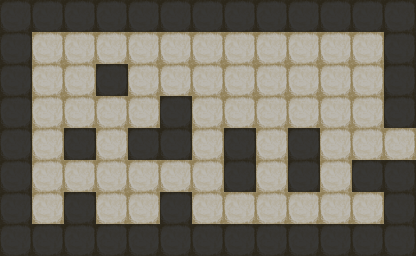

Rendered tile map (Tiled .tmx) drawn with the repository's tilesets; below, a short description and the map source with its tile grids summarised:
An orthogonal 13x8 tile map with 32x32 px tiles, 2 tile layers (Ground, Wall) and 15 objects (10x box, 3x organ, goal, spawn).

<map version="1.10" tiledversion="1.11.0" orientation="orthogonal" renderorder="right-down" width="13" height="8" tilewidth="32" tileheight="32" infinite="0" nextlayerid="5" nextobjectid="22">
 <tileset firstgid="1" source="tileset_duat.tsx" />
 <layer id="3" name="Ground" width="13" height="8">
  <data>[104 cells, 67 non-empty, 1 distinct tile ids]</data>
 </layer>
 <layer id="1" name="Wall" width="13" height="8">
  <data>[104 cells, 49 non-empty, 1 distinct tile ids]</data>
 </layer>
 <objectgroup id="2" name="GameObjects">
  <object id="6" name="box" gid="9" x="96" y="64" width="32" height="32" />
  <object id="7" name="box" gid="9" x="64" y="192" width="32" height="32" />
  <object id="8" name="box" gid="9" x="64" y="128" width="32" height="32" />
  <object id="9" name="box" gid="9" x="128" y="224" width="32" height="32" />
  <object id="10" name="box" gid="9" x="160" y="192" width="32" height="32" />
  <object id="11" name="box" gid="9" x="160" y="96" width="32" height="32" />
  <object id="12" name="box" gid="9" x="160" y="64" width="32" height="32" />
  <object id="13" name="goal" gid="5" x="384" y="160" width="32" height="32" />
  <object id="14" name="box" gid="9" x="288" y="224" width="32" height="32" />
  <object id="15" name="box" gid="9" x="256" y="128" width="32" height="32" />
  <object id="16" name="box" gid="9" x="256" y="64" width="32" height="32" />
  <object id="17" name="organ" gid="13" x="224" y="128" width="32" height="32" />
  <object id="18" name="organ" gid="14" x="352" y="128" width="32" height="32" />
  <object id="19" name="organ" gid="15" x="320" y="192" width="32" height="32" />
  <object id="21" name="spawn" x="32" y="64" width="32" height="32" />
 </objectgroup>
</map>